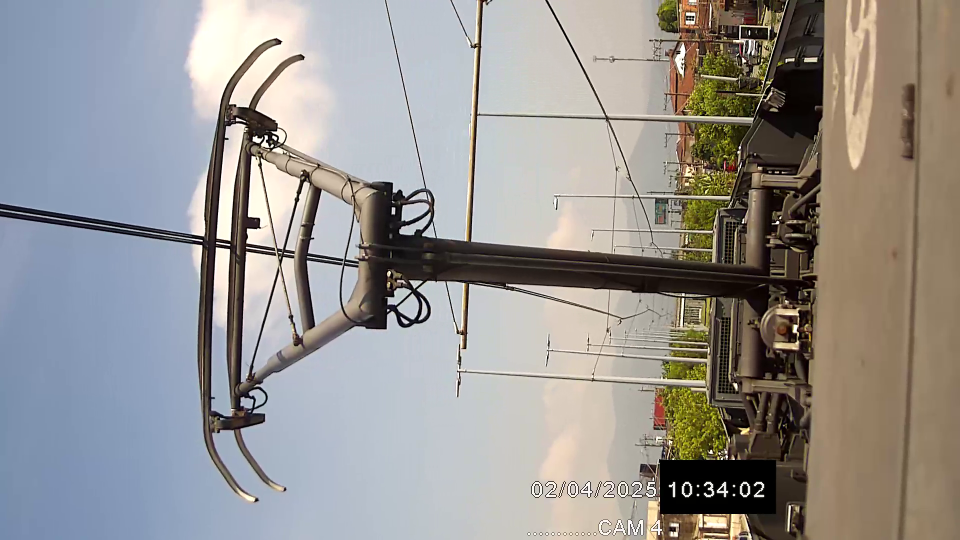
#> input picture Estudos para alinhar os frames com OCR/Analise c4/img_03.png, 1920 x 1080 px (shown at 1/2 size); its folder holds only this picture in this run
$ python -i ocrpulo4Omesmoque3poremsefalhartentanovamente.py   (imports and definitions only)
#> lines starting #> are read from the running program, lines starting #| are printed output that depends on the picture
import cv2
import pytesseract
import os
import subprocess
from datetime import datetime
from PIL import Image, ImageEnhance, ImageOps
import csv
import re
from concurrent.futures import ThreadPoolExecutor, as_completed

# === CONFIG ===
VIDEO_FILE = 'C04.mkv'
FRAME_DIR = 'frames'
OUTPUT_CSV = 'timestamps.csv'
CROP_REGION = (1325, 925, 220, 100)  # x, y, w, h
THREADS = 15
RESIZE_SCALE = 0.5  # reduzir resolução para imagens grandes
MAX_ATTEMPTS = 20

# === FUNÇÃO: Limpeza do OCR ===
def clean_ocr_text(text):
    text = text.replace(' ', '').replace('\n', '')
    text = text.replace('O', '0').replace('I', '1').replace('l', '1')
    text = text.replace('S', '5').replace('B', '8')
    text = text.replace('T', '7').replace('Z', '2')
    text = text.replace('|', '1').replace('?', '7')
    text = re.sub(r'[^0-9:]', '', text)
    return text

# === FUNÇÃO: Tentar OCR com ajustes ===
def try_ocr_with_enhancements(image_path):
#> called with image_path = 'img_03.png'
    try:
        img = Image.open(image_path)
#> img is the input picture: PIL image 1920x1080 RGB; mean R, G, B 151.2, 148.3, 145.8
        x, y, w, h = CROP_REGION
        cropped = img.crop((x, y, x + w, y + h)).convert('L')
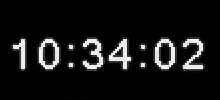
#> cropped: PIL image 220x100 L; min 0, max 255, mean 19.9

        for attempt in range(MAX_ATTEMPTS):
            enhanced = ImageOps.invert(cropped)
            contrast_factor = 2.0 + (attempt * 0.05)
            enhanced = ImageEnhance.Contrast(enhanced).enhance(contrast_factor)
            resized = enhanced.resize((int(w * RESIZE_SCALE), int(h * RESIZE_SCALE)), Image.LANCZOS)

            text = pytesseract.image_to_string(resized, config='--psm 7 -c tessedit_char_whitelist=0123456789:')
            cleaned = clean_ocr_text(text)
            match = re.search(r'\d{2}:\d{2}:\d{2}', cleaned)
            if match:
                timestamp = datetime.strptime(match.group(0), '%H:%M:%S')
                return image_path, timestamp, text
#> this loop made 1 pass
#> pass 1, in try_ocr_with_enhancements, `enhanced = ImageOps.invert(cropped)`:
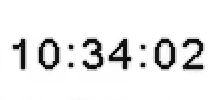
#> enhanced: PIL image 220x100 L; min 0, max 255, mean 235.1
#> pass 1, in try_ocr_with_enhancements, `enhanced = ImageEnhance.Contrast(enhanced).enhance(contrast_factor)`:
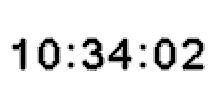
#> enhanced: PIL image 220x100 L; min 0, max 255, mean 232
#> pass 1, in try_ocr_with_enhancements, `resized = enhanced.resize((int(w * RESIZE_SCALE), int(h * RESIZE_SCALE..`:
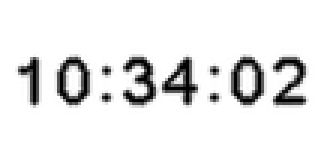
#> resized: PIL image 110x50 L (shown 3 times larger); min 0, max 255, mean 232.6
    except Exception as e:
        print(f'[!] Erro OCR {image_path}: {e}')
    return image_path, None, ''

# === FUNÇÃO: Extrair todos os frames ===
def extract_frames(video):
    os.makedirs(FRAME_DIR, exist_ok=True)
    subprocess.run([
        'ffmpeg', '-i', video, '-vsync', '0', '-qscale:v', '2', f'{FRAME_DIR}/frame_%06d.jpg'
    ])

# === FUNÇÃO: OCR em paralelo com threads ===
def process_all_frames():
    frame_files = sorted([f for f in os.listdir(FRAME_DIR) if f.endswith('.jpg')])
    full_paths = [os.path.join(FRAME_DIR, f) for f in frame_files]

    print(f'[🔎] Iniciando OCR em {len(full_paths)} imagens com {THREADS} threads...')

    with ThreadPoolExecutor(max_workers=THREADS) as executor:
        futures = {executor.submit(try_ocr_with_enhancements, path): path for path in full_paths}
        with open(OUTPUT_CSV, 'w', newline='') as csvfile:
            writer = csv.writer(csvfile)
            writer.writerow(['Frame', 'Timestamp', 'RawText'])

            for future in as_completed(futures):
                fname, timestamp, raw = future.result()
                writer.writerow([os.path.basename(fname), timestamp.strftime('%H:%M:%S') if timestamp else 'N/A', raw])
                print(f'[✔️] {os.path.basename(fname)} → {timestamp if timestamp else "Falha"}')

# === MAIN ===
# [11 lines not run here, left out]

#> (the run stopped early here; a loop or call above may not have finished)
